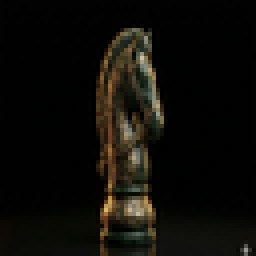
#> input picture assets/chess-defense-64.png, 64 x 64 px (shown 4 times larger)
$ python -i depink.py   (imports and definitions only)
#> lines starting #> are read from the running program, lines starting #| are printed output that depends on the picture; after the words box and inside, x2 and y2 are one past the last pixel; in counts of white or black regions, pixels touching at a corner belong together
#> in depink, im is the input picture: PIL image 64x64 RGBA; mean R, G, B, A 14.2, 12.8, 8.5, 255
#> in depink, `al = a[..., 3] > 0`: al: shape (64, 64) bool; every value is 1
# Remove leftover key colour (hot pink / magenta) from NAMED frames. Never touches a pixel that is not pink-hued.
# Written 2026-09-18 for the pre-release art pass (Stephen's frame review). Usage, from satellites/stream-hop:
#   printf 'skins/garage magnet\nchars/pigeon flee\n' > /tmp/jobs.txt && python3 scripts/depink.py /tmp/jobs.txt
#   results land in /tmp/jim-fix/after/ (mkdir -p /tmp/jim-fix/before /tmp/jim-fix/after first). LOOK at them on
#   a dark checker before copying into assets/, then bump ARTV.
# ⛔ Never run it on a SHIELD frame: the dome is violet with magenta sparks by design and it will punch holes.
# ⛔ Painted pink FX exist (speed lines, sparks). Only run it on frames a human has flagged.
# If a frame is missing PAINT (a face, a bandana, a dome), that is not residue: recut it from the source sheet
# with scripts/cut_sheet.py. Sources: lucid-winds-vault release backup-2026-07-29, vault-assets-20260729.tar,
# "Jimothy skins-20260723...zip" (sheets NNa/NNb per skin doc number; ⛔ Orca's 25a/25b are swapped) and
# vault-misc-20260729.tar art-drop5/0moreskins zip (the 13 later skins).
# Steps: 1) kill saturated pink/magenta pixels  2) grow only into pink-TINTED fringe next to what was killed
#        3) drop tiny islands that the removal orphaned (they were only ever attached through the pink)
import sys, os, colorsys, numpy as np
from PIL import Image
from scipy import ndimage as ndi
def hsv(a):
    r, g, b = [a[..., i].astype(float) / 255 for i in range(3)]
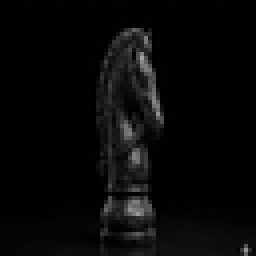
#> b: shape (64, 64) float64 (shown 4 times larger); min 0, max 0.643, mean 0.0335
    mx, mn = np.maximum(np.maximum(r, g), b), np.minimum(np.minimum(r, g), b); d = mx - mn
#> after `d = mx - mn`:
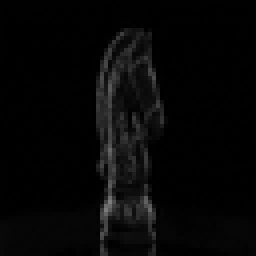
#> d: shape (64, 64) float64 (shown 4 times larger); min 0, max 0.49, mean 0.0249
    h = np.zeros_like(mx); nz = d > 1e-6
#> after `nz = d > 1e-06`:
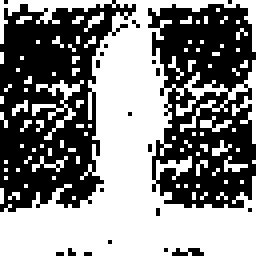
#> nz: shape (64, 64) bool (shown 4 times larger); 52.4% white; 21 black regions (19 under 20 px), largest, box (x1, y1, x2, y2) and area: (0, 0, 34, 53) 1003, (37, 1, 64, 52) 910
    i = nz & (mx == r); h[i] = ((g - b)[i] / d[i]) % 6
#> after `i = nz & (mx == r)`: i: shape (64, 64) bool; 19.4% white; 41 white regions (37 under 20 px), largest, box (x1, y1, x2, y2) and area: (22, 7, 42, 64) 624, (43, 53, 58, 62) 37, (0, 53, 5, 64) 36, (58, 58, 64, 64) 23
    i = nz & (mx == g) & ~(mx == r); h[i] = (b - r)[i] / d[i] + 2
#> after `i = nz & (mx == g) & ~(mx == r)`: i: shape (64, 64) bool; 32.9% white; 126 white regions (115 under 20 px), largest, box (x1, y1, x2, y2) and area: (0, 47, 25, 64) 243, (39, 44, 64, 64) 237, (0, 0, 64, 17) 214
#> after `h[i] = (b - r)[i] / d[i] + 2`:
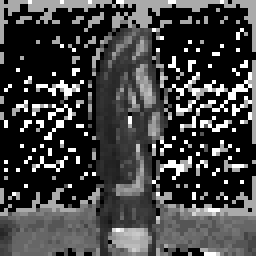
#> h: shape (64, 64) float64 (shown 4 times larger); min 0, max 3, mean 0.78; drawn with min black and max white
    i = nz & (mx == b) & ~(mx == r) & ~(mx == g); h[i] = (r - g)[i] / d[i] + 4
#> after `i = nz & (mx == b) & ~(mx == r) & ~(mx == g)`:
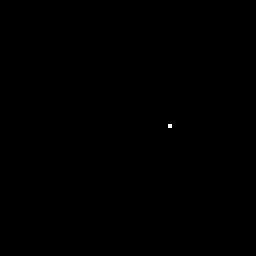
#> i: shape (64, 64) bool (shown 4 times larger); 0.02% white in thin lines or dots, all inside (x1, y1, x2, y2) = (42, 31, 43, 32)
#> after `h[i] = (r - g)[i] / d[i] + 4`:
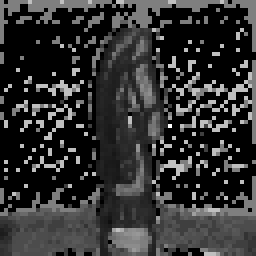
#> h: shape (64, 64) float64 (shown 4 times larger); 0.02% of pixels changed, all inside (x1, y1, x2, y2) = (42, 31, 43, 32); drawn with min black and max white
    return h * 60, np.where(mx > 0, d / np.maximum(mx, 1e-6), 0), mx
def depink(path, out, hue=(288, 348), s_min=0.5, v_min=0.5, fringe=2, orphan=90, extra=None):
    im = Image.open(path).convert('RGBA'); a = np.array(im); al = a[..., 3] > 0
    H, S, V = hsv(a)
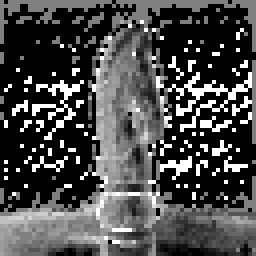
#> S: shape (64, 64) float64 (shown 4 times larger); min 0, max 1, mean 0.292
    core = al & (H >= hue[0]) & (H <= hue[1]) & (S >= s_min) & (V >= v_min)
#> core: shape (64, 64) bool; every value is 0
    if extra is not None: core |= al & extra(H, S, V, a)
    kill = core.copy()
    tint = al & (H >= hue[0] - 14) & (H <= hue[1] + 8) & (S >= 0.28) & (V >= 0.35)
    for _ in range(fringe): kill |= ndi.binary_dilation(kill) & tint
    before_lab, kb = ndi.label(al, structure=np.ones((3, 3)))
#> before_lab: shape (64, 64) int32; every value is 1
#> kb = 1
    keep = al & ~kill
    lab, k = ndi.label(keep, structure=np.ones((3, 3)))
#> k = 1
    removed_orphans = 0
    if k > 1:
        sizes = ndi.sum(keep, lab, range(1, k + 1)); main = sizes.argmax() + 1
        near_kill = ndi.binary_dilation(kill, iterations=2)
        for i in range(1, k + 1):
            if i == main or sizes[i - 1] > orphan: continue
            comp = lab == i
            if (comp & near_kill).any():   # it touched the pink: it was residue's passenger, not a painted star
                keep &= ~comp; removed_orphans += int(sizes[i - 1])
    a[..., 3] = np.where(keep, a[..., 3], 0)
    Image.fromarray(a).save(out, optimize=True)
    return int(core.sum()), int(kill.sum()), removed_orphans
# [6 lines not run here, left out]

>>> result = depink('../../../assets/chess-defense-64.png', 'out.png')
#> result = (0, 0, 0)
